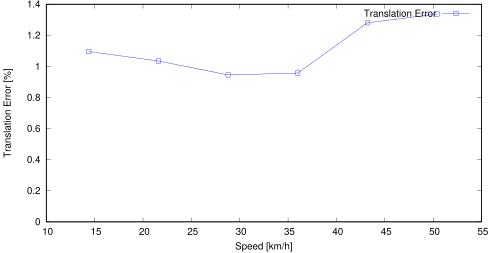

Write the gnuplot code that produced this figure.
set term postscript eps enhanced color
set output "subavg_ts.eps"
set size ratio 0.5
set yrange [0:*]
set xlabel "Speed [km/h]"
set ylabel "Translation Error [%]"
plot "subavg_ts.txt" using ($1*3.6):($2*100) title 'Translation Error' lc rgb "#0000FF" pt 4 w linespoints
